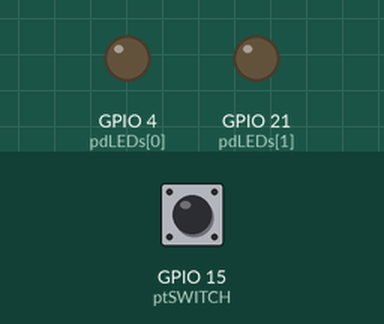
Simulated run of this sketch. Board: ESP32. Shown: output pins drawn as LEDs (lit = HIGH). Dashed ring = blinking. Inputs (shaded band) come from the test bench; at power-on: GPIO 15 (ptSWITCH) HIGH.

Above: at 0.16 s.
At 0.41 s:
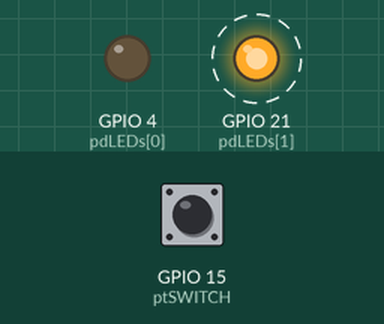
At 2.08 s:
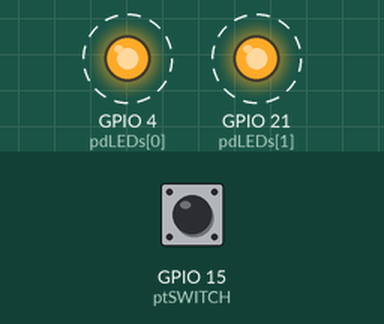
Timing chart, 0 to 3.0 s (numbered marks = the images above):
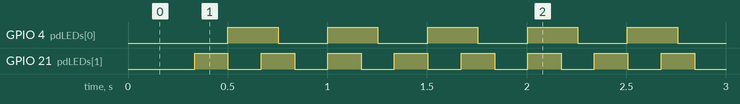

Measured:
- by itself, GPIO 4 (pdLEDs[0]): alternates HIGH for 0.25 s and LOW for 0.25 s
- by itself, GPIO 21 (pdLEDs[1]): alternates HIGH for 0.17 s and LOW for 0.17 s

The sketch:

count_3_vs_2_with_switch.ino
```cpp
/*
  Program: count 3 vs 2 with switch
  Author: Charles B. Malloch, PhD  2014-02-27
  Purpose: to demonstrate how to keep track of several things at once,
    seemingly simultaneously

*/


// added the assignment of the touch switch to a digital line
const int ptSWITCH = 15;


const int pdLEDs [] = { 4, 21 };                  // the digital pin number for each LED
const unsigned long fullCycleTakes_ms = 1000;     // how long is a musical measure

// bookkeeping for each LED
unsigned long lastTurnedOnAt_ms [ 2 ];
int myBeatsPerCycle [] = { 2, 3 };
unsigned long myCycleTakes_ms [ 2 ];              // how long is one of my beats
unsigned long myFlashLasts_ms [ 2 ];              // how long should I be on during each beat

void setup () {
  int i;

  for ( i = 0; i < 2; i++ ) {
    // set up the digital pin and turn it off to start
    pinMode ( pdLEDs [ i ], OUTPUT );
    digitalWrite ( pdLEDs [ i ], 0 );

    // initialize the timer
    lastTurnedOnAt_ms [ i ] = 0;

    // set up the timers
    myCycleTakes_ms [ i ] = fullCycleTakes_ms / myBeatsPerCycle [ i ];
    myFlashLasts_ms [ i ] = myCycleTakes_ms [ i ] / 2;
  }


  // setting up the touch switch -- nada

}

void loop () {
  int i;


  // is the touch switch touched?

  // note this flagrant disregard for good programming practice -- using a constant in the code!
  // probably will turn into a bug some day
  if ( touchRead ( ptSWITCH ) > 1000 ) {
    // make it 5 vs. 2 instead
    myCycleTakes_ms [ 1 ] = fullCycleTakes_ms / 5;
    myFlashLasts_ms [ 1 ] = myCycleTakes_ms [ 1 ] / 2;
  } else {
    // put it back the way it was
    myCycleTakes_ms [ 1 ] = fullCycleTakes_ms / myBeatsPerCycle [ 1 ];
    myFlashLasts_ms [ 1 ] = myCycleTakes_ms [ 1 ] / 2;
  }


  for ( i = 0; i < 2; i++ ) {

    // Is LED i off?
    if ( digitalRead ( pdLEDs [ i ] ) == 0 ) {
      // It's off. Is it time to turn LED i on?
      if ( ( millis () - lastTurnedOnAt_ms [ i ] ) > myCycleTakes_ms [ i ] ) {
        digitalWrite ( pdLEDs [ i ], 1 );
        // Note when we did this
        lastTurnedOnAt_ms [ i ] = millis();
      }
    } else {
      // LED i is on. Is it time to turn it off?
      if ( ( millis () - lastTurnedOnAt_ms [ i ] ) > ( myFlashLasts_ms [ i ] ) ) {
        // It's been on long enough
        digitalWrite ( pdLEDs [ i ], 0 );
      }
    }

  }  // looping through each LED

}
```
